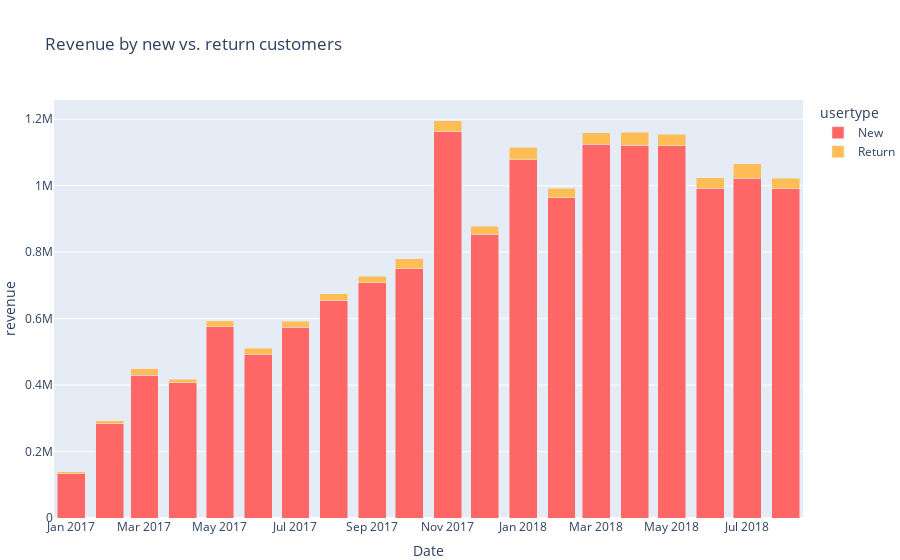

The code cell stored with this chart in its notebook:
### Code cell
fig = px.bar(df_revenue_customer, x='order_purchase_timestamp', y='payment_value',
              color="usertype", barmode = 'stack',
              labels={'order_purchase_timestamp':'Date', 'payment_value':'revenue'}, 
              title='Revenue by new vs. return customers')

fig.update_layout(margin ={'l':50,'b':0,'r':0})

#generate interactive graph in Jupyter Notebook
fig.show()

#generate static graph for GitHub display
#fig.show(renderer="png")

#generate interactive html file
#fig.write_html("visuals/byDate-bar.html")

### Figure 1 — Plotly figure (JSON) as saved in the notebook; plotly's stock layout.template omitted (floating-point values rounded to 4 significant figures)
{"data": [{"alignmentgroup": "True", "hovertemplate": "usertype=New<br>Date=%{x}<br>revenue=%{y}<extra></extra>", "legendgroup": "New", "marker": {"color": "#ff6666", "pattern": {"shape": ""}}, "name": "New", "offsetgroup": "New", "orientation": "v", "showlegend": true, "textposition": "auto", "type": "bar", "x": ["2017-01", "2017-02", "2017-03", "2017-04", "2017-05", "2017-06", "2017-07", "2017-08", "2017-09", "2017-10", "2017-11", "2017-12", "2018-01", "2018-02", "2018-03", "2018-04", "2018-05", "2018-06", "2018-07", "2018-08"], "xaxis": "x", "y": [133400.0, 283500.0, 430300.0, 406500.0, 574900.0, 493100.0, 573500.0, 654400.0, 708000.0, 750200.0, 1162000.0, 853300.0, 1078000.0, 963800.0, 1125000.0, 1121000.0, 1120000.0, 992100.0, 1023000.0, 991100.0], "yaxis": "y"}, {"alignmentgroup": "True", "hovertemplate": "usertype=Return<br>Date=%{x}<br>revenue=%{y}<extra></extra>", "legendgroup": "Return", "marker": {"color": "#ffbd55", "pattern": {"shape": ""}}, "name": "Return", "offsetgroup": "Return", "orientation": "v", "showlegend": true, "textposition": "auto", "type": "bar", "x": ["2017-01", "2017-02", "2017-03", "2017-04", "2017-05", "2017-06", "2017-07", "2017-08", "2017-09", "2017-10", "2017-11", "2017-12", "2018-01", "2018-02", "2018-03", "2018-04", "2018-05", "2018-06", "2018-07", "2018-08"], "xaxis": "x", "y": [5084.0, 8404.0, 19570.0, 11240.0, 18070.0, 18200.0, 18890.0, 19950.0, 19750.0, 29430.0, 32950.0, 25070.0, 36760.0, 28680.0, 34520.0, 39650.0, 34240.0, 31790.0, 43990.0, 31290.0], "yaxis": "y"}], "layout": {"barmode": "stack", "legend": {"title": {"text": "usertype"}, "tracegroupgap": 0}, "margin": {"b": 0, "l": 50, "r": 0}, "title": {"text": "Revenue by new vs. return customers"}, "xaxis": {"anchor": "y", "domain": [0, 1], "title": {"text": "Date"}}, "yaxis": {"anchor": "x", "domain": [0, 1], "title": {"text": "revenue"}}}}
